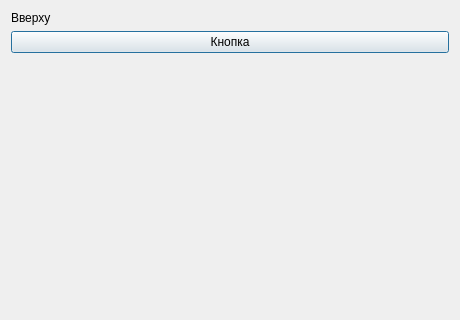
<?xml version="1.0" encoding="UTF-8"?>
<ui version="4.0"><class>Dialog</class><widget class="QDialog" name="Dialog"><property name="geometry"><rect><x>0</x><y>0</y><width>460</width><height>320</height></rect></property><property name="windowTitle"><string>#016 vbox/101_stretch</string></property><layout class="QVBoxLayout" name="verticalLayout"><property name="leftMargin"><number>11</number></property><property name="topMargin"><number>11</number></property><property name="rightMargin"><number>11</number></property><property name="bottomMargin"><number>11</number></property><property name="spacing"><number>6</number></property><item><widget class="QLabel" name="l1"><property name="text"><string>Вверху</string></property></widget></item><item><widget class="QPushButton" name="b1"><property name="text"><string>Кнопка</string></property></widget></item><item><spacer name="verticalSpacer"><property name="orientation"><enum>Qt::Orientation::Vertical</enum></property><property name="sizeHint" stdset="0"><size><width>40</width><height>20</height></size></property></spacer></item></layout></widget></ui>
